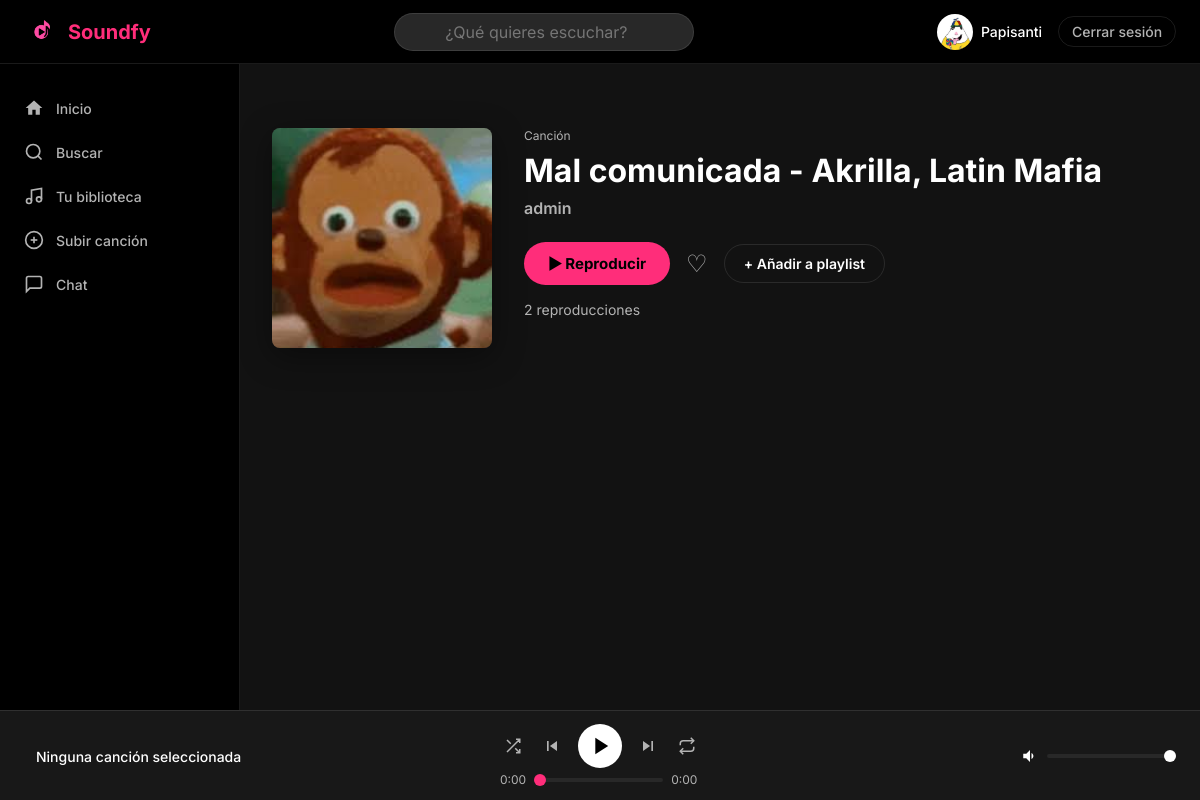
Page /cancion/3/ (signed in) on the committed database.
### users/models.py (models this page shows, shortened)
class Usuario(AbstractUser):
    foto_perfil = models.ImageField(
        upload_to='fotos_perfil/',
        null=True,
        blank=True
    )
    biografia = models.TextField(max_length=500, blank=True)
    fecha_nacimiento = models.DateField(null=True, blank=True)
    es_artista = models.BooleanField(default=False)
    seguidores = models.ManyToManyField(
        'self',
        symmetrical=False,
        related_name='siguiendo',
        blank=True
    )
    class Meta:
        verbose_name = 'Usuario'
        verbose_name_plural = 'Usuarios'

### music/models.py (models this page shows, shortened)
class Cancion(models.Model):
    titulo = models.CharField(max_length=200)
    artista = models.ForeignKey(
        Usuario,
        on_delete=models.CASCADE,
        related_name='canciones'
    )
    album = models.ForeignKey(
        Album,
        on_delete=models.SET_NULL,
        null=True,
        blank=True,
        related_name='canciones'
    )
    genero = models.ForeignKey(
        Genero,
        on_delete=models.SET_NULL,
        null=True,
        blank=True
    )
    archivo_audio = models.FileField(upload_to='canciones/')
    portada = models.ImageField(upload_to='portadas_canciones/', null=True, blank=True)
    duracion = models.PositiveIntegerField(help_text='Duración en segundos', default=0)
    reproducciones = models.PositiveIntegerField(default=0)
    fecha_subida = models.DateTimeField(auto_now_add=True)
    es_publica = models.BooleanField(default=True)
    class Meta:
        verbose_name = 'Canción'
        verbose_name_plural = 'Canciones'
        ordering = ['-fecha_subida']

### music/views.py (the view)
# urls.py: path('cancion/<int:pk>/', views.vista_detalle_cancion, name='detalle_cancion'),
@login_required
def vista_detalle_cancion(request, pk):
    cancion = get_object_or_404(Cancion, pk=pk)
    ya_gusta = MeGusta.objects.filter(
        usuario=request.user,
        cancion=cancion
    ).exists()
    playlists_usuario = request.user.playlists.all()
    return render(request, 'music/detalle_cancion.html', {
        'cancion': cancion,
        'ya_gusta': ya_gusta,
        'playlists_usuario': playlists_usuario,
    })

### soundfy/context_processors.py (called while the page is built)
def google_analytics(request):
    return {
        'GA_MEASUREMENT_ID': settings.GA_MEASUREMENT_ID
    }

### templates/music/detalle_cancion.html (shortened to what this page needs)
{% extends 'base.html' %}
{% block contenido %}
<div class="detalle-cancion">
    <div class="detalle-portada">
        {% if cancion.portada %}
            <img src="{{ cancion.portada.url }}" alt="{{ cancion.titulo }}">
        {% else %}
            <div class="portada-placeholder grande">♪</div>
        {% endif %}
    </div>
    <div class="detalle-info">
        <span class="texto-muted">Canción</span>
        <h1>{{ cancion.titulo }}</h1>
        <a href="{% url 'perfil' username=cancion.artista.username %}" class="detalle-artista">
            {{ cancion.artista.username }}
        </a>
        <div class="detalle-acciones">
            <button class="btn-primario" onclick="reproducirCancion(
                '{{ cancion.archivo_audio.url }}',
                '{{ cancion.titulo }}',
                '{{ cancion.artista.username }}',
                '{% if cancion.portada %}{{ cancion.portada.url }}{% endif %}',
                {{ cancion.pk }}
            )">
                ▶ Reproducir
            </button>
            <button class="btn-me-gusta {% if ya_gusta %}activo{% endif %}"
                    data-pk="{{ cancion.pk }}"
                    onclick="toggleMeGusta(this)">
                {% if ya_gusta %}♥{% else %}♡{% endif %}
            </button>
            {% if playlists_usuario %}
            <div class="dropdown-playlist">
                <button class="btn-secundario">+ Añadir a playlist</button>
            </div>
            {% endif %}
        </div>
        <div class="detalle-stats">
            <span id="contador-reproducciones">{{ cancion.reproducciones }} reproducciones</span>
        </div>
    </div>
</div>
{% endblock %}

### templates/partials/navbar.html (shortened to what this page needs)
{% load static %}
<nav class="navbar">
    {% load static %}
    <div class="navbar-logo">
        <a href="{% url 'inicio' %}">
            <img src="{% static 'img/logo.png' %}" alt="Soundfy" height="36">
            <span>Soundfy</span>
        </a>
    </div>
    <div class="navbar-busqueda">
        <div class="barra-busqueda-wrapper" style="position: relative;">
            <input
                type="search"
                id="buscador-global"
                class="barra-busqueda"
                placeholder="¿Qué quieres escuchar?"
                autocomplete="off"
            >
        </div>
    </div>
    <div class="navbar-usuario">
        <a href="{% url 'perfil' username=user.username %}">
            {% if user.foto_perfil %}
                <img src="{{ user.foto_perfil.url }}" alt="{{ user.username }}" class="avatar-pequeño">
            {% else %}
                <div class="avatar-pequeño avatar-placeholder">{{ user.username|first|upper }}</div>
            {% endif %}
            <span>{{ user.username }}</span>
        </a>
        <a href="{% url 'logout' %}" class="btn-logout">Cerrar sesión</a>
    </div>
</nav>

### static/css/estilos.css (style rules this page uses)
:root { --color-fondo: #121212; --color-superficie: #181818; --color-superficie-2: #282828; --color-borde: rgba(255, 255, 255, 0.1); --color-texto: #ffffff; --color-texto-muted: #b3b3b3; --color-primario: #FF2D7A; --color-primario-hover: #ff4d8f; --color-peligro: #e91429; --fuente-principal: 'Inter', sans-serif; --altura-navbar: 64px; --anchura-sidebar: 240px; --altura-reproductor: 90px; --radio-sm: 4px; --radio-md: 8px; --radio-lg: 12px; --radio-full: 9999px; }
*, *::before, *::after { box-sizing: border-box; margin: 0; padding: 0; }
html { font-size: 16px; scroll-behavior: smooth; }
body { font-family: var(--fuente-principal); background-color: var(--color-fondo); color: var(--color-texto); min-height: 100dvh; -webkit-font-smoothing: antialiased; }
img { display: block; max-width: 100%; }
a { color: inherit; text-decoration: none; }
button { cursor: pointer; border: none; background: none; font: inherit; color: inherit; }
input, textarea, select { font: inherit; color: inherit; }
body:has(.navbar) { display: grid; grid-template-areas: "navbar navbar" "sidebar contenido" "reproductor reproductor"; grid-template-rows: var(--altura-navbar) 1fr var(--altura-reproductor); grid-template-columns: var(--anchura-sidebar) 1fr; height: 100dvh; overflow: hidden; }
.navbar { grid-area: navbar; display: flex; align-items: center; justify-content: space-between; padding: 0 1.5rem; background: #000; border-bottom: 1px solid var(--color-borde); z-index: 100; }
.navbar-logo a { display: flex; align-items: center; gap: 0.5rem; font-size: 1.25rem; font-weight: 700; color: var(--color-primario); }
.navbar-busqueda input { background: var(--color-superficie-2); border: 1px solid var(--color-borde); border-radius: var(--radio-full); padding: 0.5rem 1rem; width: 300px; color: var(--color-texto); transition: border-color 180ms ease; text-align: center; }
.navbar-usuario { display: flex; align-items: center; gap: 1rem; }
.avatar-pequeño { width: 36px; height: 36px; border-radius: var(--radio-full); object-fit: cover; }
.navbar-usuario a { display: flex; align-items: center; gap: 0.5rem; font-size: 0.875rem; font-weight: 500; transition: color 180ms ease; }
.btn-logout { font-size: 0.8rem; color: var(--color-texto-muted) !important; padding: 0.4rem 0.8rem; border: 1px solid var(--color-borde); border-radius: var(--radio-full); transition: all 180ms ease !important; }
.texto-muted { font-size: 0.75rem; color: var(--color-texto-muted); }
.detalle-cancion { display: flex; gap: 2rem; align-items: flex-start; padding: 2rem 0; }
.detalle-portada { width: 220px; height: 220px; flex-shrink: 0; border-radius: var(--radio-md); overflow: hidden; background: var(--color-superficie-2); box-shadow: 0 8px 32px rgba(0,0,0,0.4); }
.detalle-portada img { width: 100%; height: 100%; object-fit: cover; }
.detalle-info { display: flex; flex-direction: column; gap: 0.5rem; }
.detalle-info h1 { font-size: 2rem; font-weight: 700; }
.detalle-artista { font-weight: 600; color: var(--color-texto-muted); transition: color 180ms ease; }
.detalle-acciones { display: flex; align-items: center; gap: 1rem; margin-top: 1rem; }
.detalle-stats { display: flex; gap: 1rem; margin-top: 0.5rem; font-size: 0.875rem; color: var(--color-texto-muted); }
.btn-secundario { background: transparent; border: 1px solid var(--color-borde); color: var(--color-texto); padding: 0.6rem 1.2rem; border-radius: var(--radio-full); font-size: 0.875rem; font-weight: 600; transition: all 180ms ease; }
.btn-me-gusta { font-size: 1.5rem; color: var(--color-texto-muted); transition: color 180ms ease, transform 100ms ease; }
.dropdown-playlist { position: relative; }
.btn-primario { background: var(--color-primario); color: #000; font-weight: 700; font-size: 0.9375rem; padding: 0.75rem 1.5rem; border-radius: var(--radio-full); transition: background 180ms ease, transform 100ms ease; display: inline-block; text-align: center; cursor: pointer; border: none; }
.barra-busqueda-wrapper { position: relative; }

### rows in the picture
Usuario: foto_perfil (picture), username "Papisanti"
Cancion: portada (picture), titulo "Mal comunicada - Akrilla, Latin Mafia", artista.username "admin", reproducciones "2"
